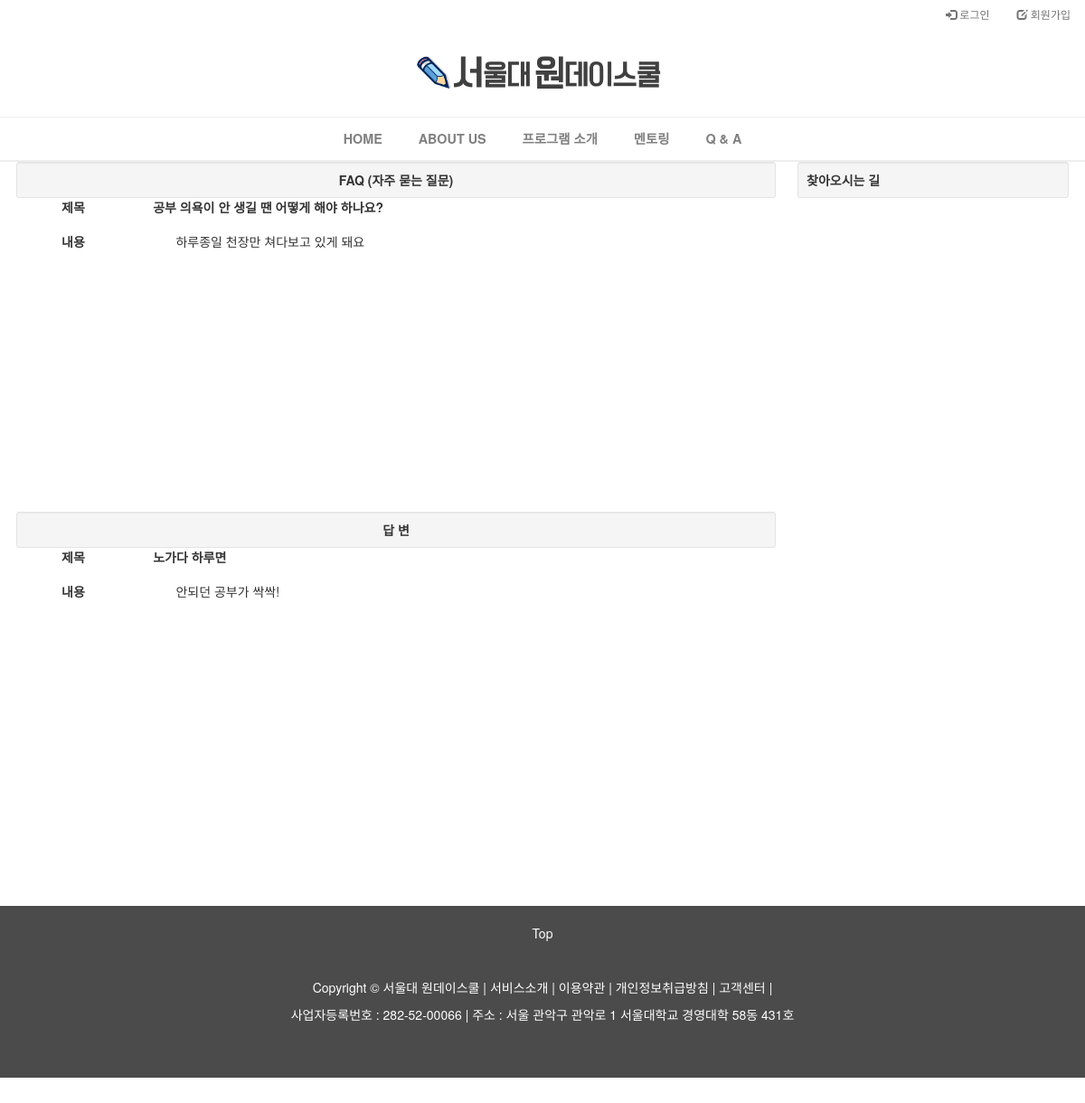
Screenshot of /mentoring/Q&A/FAQ/1/ with the database file from the repository.
### mentoring/models.py (models this page shows, shortened)
class Mentoring_faq(models.Model):
    question_title = models.CharField(max_length=100)
    question_content = models.TextField()
    answer_title = models.CharField(max_length=200)
    answer_content = models.TextField()
    created_at = models.DateTimeField(auto_now_add=True)

### mentoring/views.py (the view)
# urls.py: url(r'^Q&A/FAQ/(?P<pk>\d+)/$', views.mentoring_faq_detail, name='mentoring_faq_detail'),
def mentoring_faq_detail(request, pk):
    mentoring_faq = get_object_or_404(Mentoring_faq, pk=pk)
    return render(request, 'mentoring/mentoring_faq_detail.html', {
        'mentoring_faq' : mentoring_faq,
        })

### mentoring/templates/mentoring/mentoring_faq_detail.html (shortened to what this page needs)
{% extends 'mentoring/base.html' %}
{% load staticfiles %}
{% load bootstrap3 %}
{% block style %}
    <link rel="stylesheet" href="{% static 'mentoring_detail.css' %}" />
{% endblock %}
{% block content %}
<div class="container" style="width: 100%;min-width:600px;">
    <div class="row">
        <div id="col-left" style="width:70%;float: left;margin-left: 1.5%; overflow: hidden;">
            <div class="well well-sm" style="text-align: center;margin-bottom: 0;">
            <b>FAQ (자주 묻는 질문)</b>
                </div>
            <div style="height: 30px;width:15%;position:relative;float: left; text-align: center; border: 0px solid black;margin-bottom: 1%;overflow:hidden;"><b>제목</div>
            <div style="height: 30px;width:82%;position:relative;float:right;border: 0px solid black;margin-bottom: 1%;overflow:hidden;">{{mentoring_faq.question_title}}</div></b>
            <div style="height: ;width:15%;position:relative;float: left; text-align: center; border: 0px solid black;margin-bottom: 1%;overflow:hidden;"><b>내용</b></div>
            <div style="min-height:300px ;width:80%;position:relative;float:right;border: 0px solid black;margin-bottom: 1%;padding: 0 1% 0 1%;"><p style="width: 100%;overflow:hidden;word-wrap:break-word;">{{mentoring_faq.question_content}}</p></div>
            <div class="well well-sm" style="text-align: center;clear: both;margin-bottom: 0;">
                 <b>답 변</b>
                </div>
            <div style="height: 30px;width:15%;position:relative;float: left; text-align: center; border: 0px solid black;margin-bottom: 1%;overflow:hidden;"><b>제목</div>
            <div style="height: 30px;width:82%;position:relative;float:right;border: 0px solid black;margin-bottom: 1%;overflow:hidden;">{{mentoring_faq.answer_title}}</div></b>
            <div style="height: ;width:15%;position:relative;float: left; text-align: center; border: 0px solid black;margin-bottom: 1%;overflow:hidden;"><b>내용</b></div>
            <div style="min-height:300px ;width:80%;position:relative;float:right;border: 0px solid black;margin-bottom: 1%;padding: 0 1% 0 1%;"><p style="width: 100%;overflow:hidden;word-wrap:break-word;">{{mentoring_faq.answer_content}}</p></div>
        </div>
        <div id="col-right" style="width:25%;float: right;margin-right: 1.5%;">
            <div class="well well-sm">
            <b>찾아오시는 길</b>
            </div>
            <div id="googleMap" style="width:100%; height:300px;">
            </div>
            <br />
        </div>
    </div>
</div>
{% endblock %}

### rows the page displays
Mentoring_faq: question_title "공부 의욕이 안 생길 땐 어떻게 해야 하나요?", question_content "하루종일 천장만 쳐다보고 있게 돼요", answer_title "노가다 하루면", answer_content "안되던 공부가 싹싹!"
